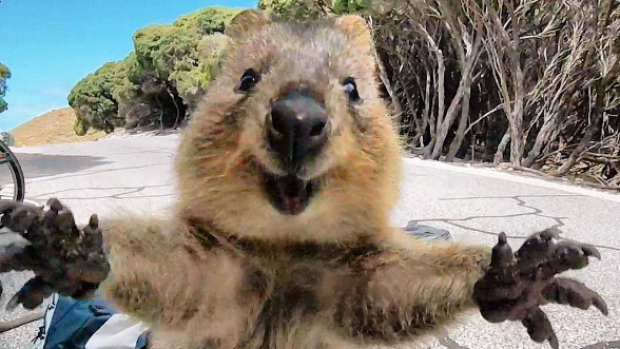
#> input picture quokka.png, 620 x 349 px
$ python Quokka_AR.py
#> lines starting #> are read from the running program, lines starting #| are printed output that depends on the picture; after the words box and inside, x2 and y2 are one past the last pixel; in counts of white or black regions, pixels touching at a corner belong together
""" Example of using OpenCV API to detect and draw checkerboard pattern"""
import numpy as np
import cv2
import glob

# These two imports are for the signal handler
import signal
import sys

#### Some helper functions #####
def reallyDestroyWindow(windowName) :
    ''' Bug in OpenCV's destroyWindow method, so... '''
    ''' This fix is from http://stackoverflow.com/questions/6116564/ '''
    cv2.destroyWindow(windowName)
    for i in range (1,5):
        cv2.waitKey(1)

def shutdown():
        ''' Call to shutdown camera and windows '''
        global cap
        cap.release()
        reallyDestroyWindow('img')

def signal_handler(signal, frame):
        ''' Signal handler for handling ctrl-c '''
        shutdown()
        sys.exit(0)

signal.signal(signal.SIGINT, signal_handler)
##########

# termination criteria
criteria = (cv2.TERM_CRITERIA_EPS + cv2.TERM_CRITERIA_MAX_ITER, 30, 0.001)

# YOU SHOULD SET THESE VALUES TO REFLECT THE SETUP
# OF YOUR CHECKERBOARD
WIDTH = 6
HEIGHT = 9

# prepare object points, like (0,0,0), (1,0,0), (2,0,0) ....,(6,5,0)
objp = np.zeros((WIDTH*HEIGHT,3), np.float32)
objp[:,:2] = np.mgrid[0:HEIGHT,0:WIDTH].T.reshape(-1,2)

# ROLL CAMERA
cap = cv2.VideoCapture(0)

## Step 0: Load the image you wish to overlay
images = glob.glob('quokka.png')
currentImage = 0

replaceImg = cv2.imread(images[currentImage])
#> replaceImg is the input picture: shape (349, 620, 3); mean B, G, R 115.9, 126.6, 133
rows, cols, ch = replaceImg.shape
#> rows = 349; cols = 620; ch = 3
# Corners of the image
pts1 = np.float32([[0, 0], [cols, 0], [cols, rows], [0, rows]])
#> pts1 = [[0, 0], [620, 0], [620, 349], [0, 349]]
# Mask Kernel
kernel = np.ones((3,3), np.uint8)

while (True):

    #capture a frame
    ret, img = cap.read()
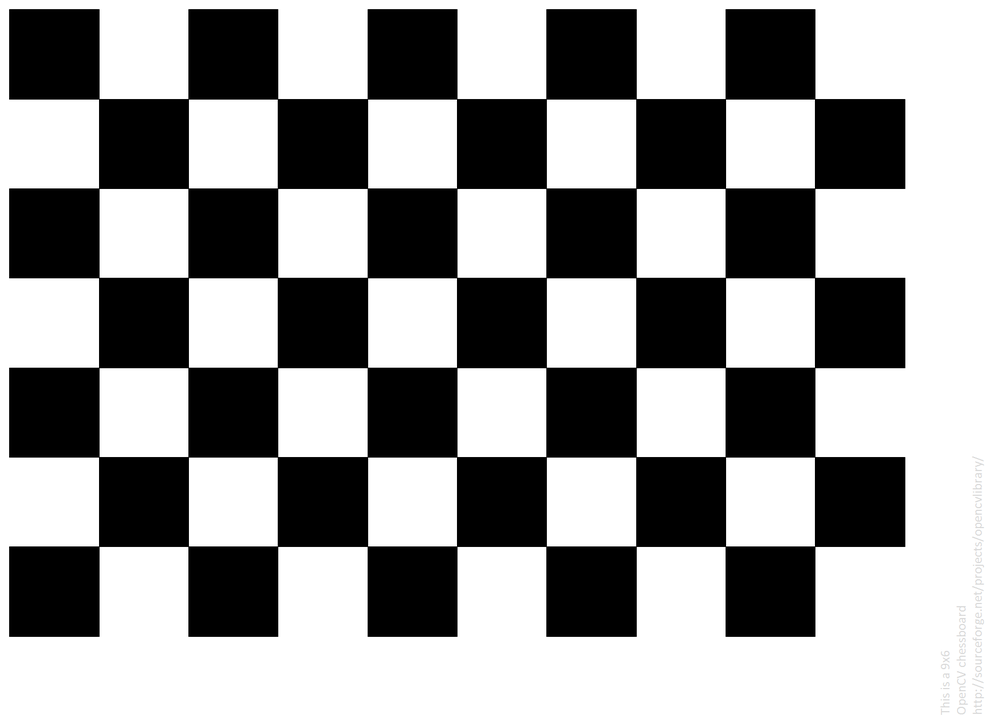
#> input picture pattern.png, 985 x 716 px, shrunk from 1830 x 1330 before the run, given in place of the camera
#> img is the input picture: shape (716, 985, 3); mean B, G, R 152.2, 152.2, 152.2

    # Our operations on the frame come here
    gray = cv2.cvtColor(img, cv2.COLOR_BGR2GRAY)

    # Find the chess board corners
    ret, corners = cv2.findChessboardCorners(gray, (HEIGHT, WIDTH), None)
#> ret = True; corners = 54 rows, first 8: [98.76, 98.76], [188.2, 98.77], [277.5, 98.78], [367.4, 98.7], [456.7, 98.78], [546.1, 98.77], [636, 98.78], [725.4, 98.74]


    # If found, add object points, image points (after refining them)
    if ret == True:
        # Corners of the chess board as were MOOOVING.
        pts2 = np.float32([corners[0, 0], corners[8, 0], corners[(WIDTH*HEIGHT)-1, 0], corners[(WIDTH*HEIGHT)-9, 0]])
#> pts2 = [[98.76, 98.76], [814.7, 98.74], [814.7, 546.3], [98.75, 546.3]]

        ## Step 2: Compute the homography
        # Cheating, big cheater, im a cheat( getting transformation matrix from OPENCV instead of computing it)
        # this is even better than findHomography. :)
        H = cv2.getPerspectiveTransform(pts1, pts2)
#> H = [[1.15, -7.63e-06, 98.76], [-4.6e-05, 1.28, 98.76], [-1.38e-07, -3.36e-09, 1]]
        rows, cols, _ = img.shape
#> rows = 716; cols = 985

        # Transforming source image
        tranny_source = cv2.warpPerspective(replaceImg, H, (cols, rows))
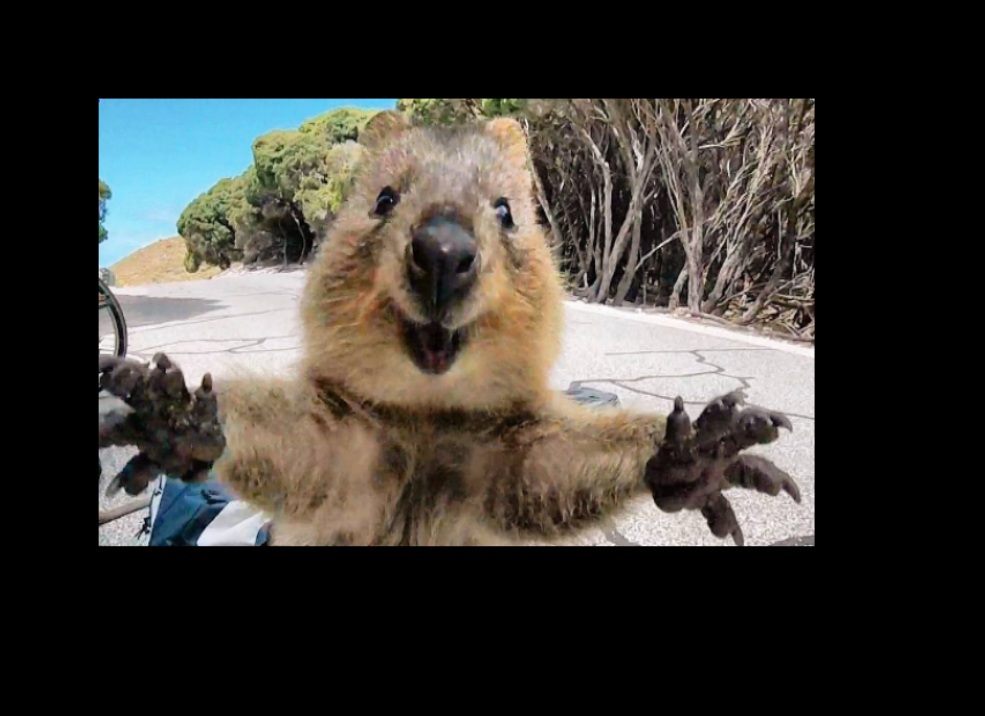
#> tranny_source: shape (716, 985, 3); mean B, G, R 52.7, 57.6, 60.4

        ### Step 3: Compute warped mask image
        ret, thresh = cv2.threshold(cv2.cvtColor(tranny_source, cv2.COLOR_BGR2GRAY), 10, 1, cv2.THRESH_BINARY_INV)
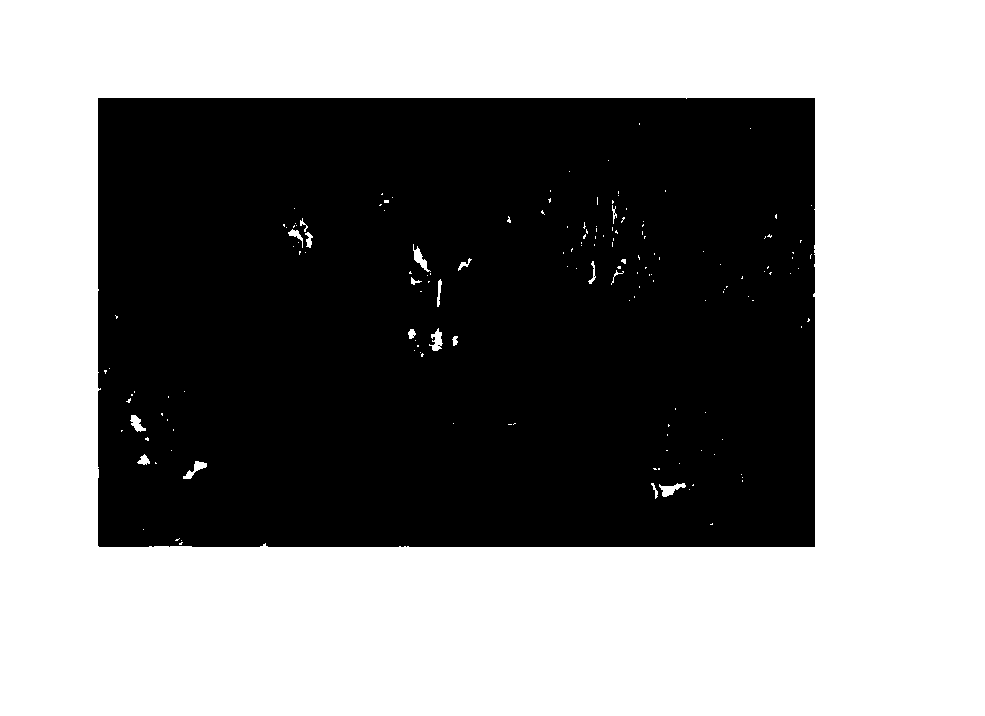
#> thresh: shape (716, 985); values 0 (black) and 1 (white), 54.7% white; 1 black region, box (x1, y1, x2, y2) and area: (98, 98, 815, 547) 319811

        ## Step 4: Compute warped overlay image
        mask = cv2.erode(thresh, kernel)
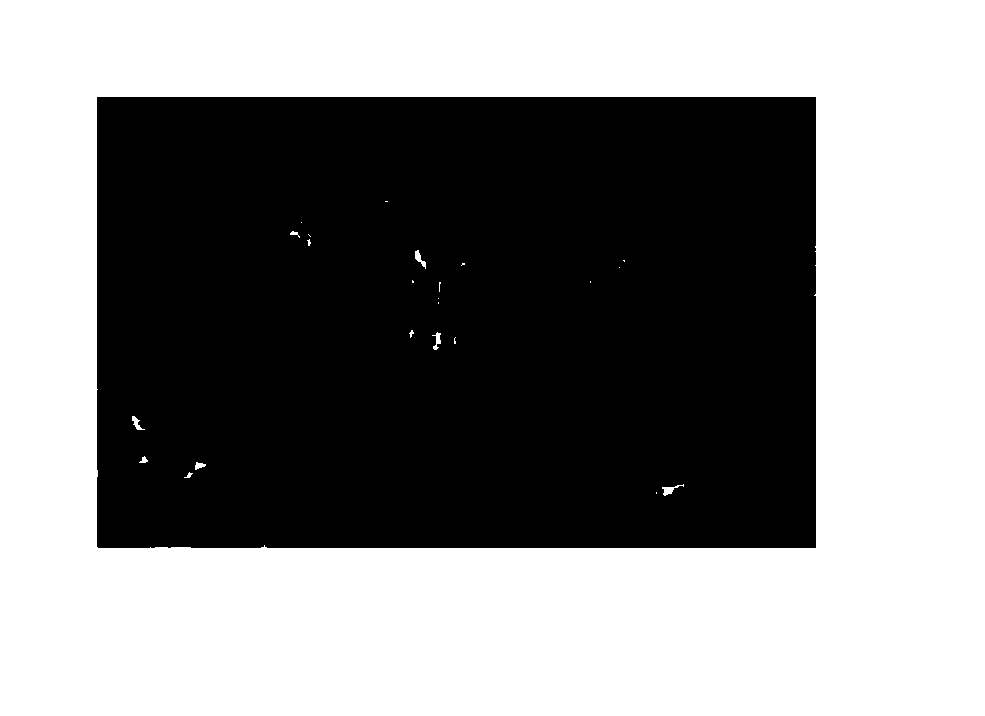
#> mask: shape (716, 985); values 0 (black) and 1 (white), 54.1% white; 1 black region, box (x1, y1, x2, y2) and area: (97, 97, 816, 548) 323656

        ## Step 5: Compute final image by combining the warped frame with the captured frame
        for c in range(0, 3):
            img[:, :, c] = tranny_source[:, :, c] * (1 - mask[:, :]) + img[:, :, c] * mask[:, :]
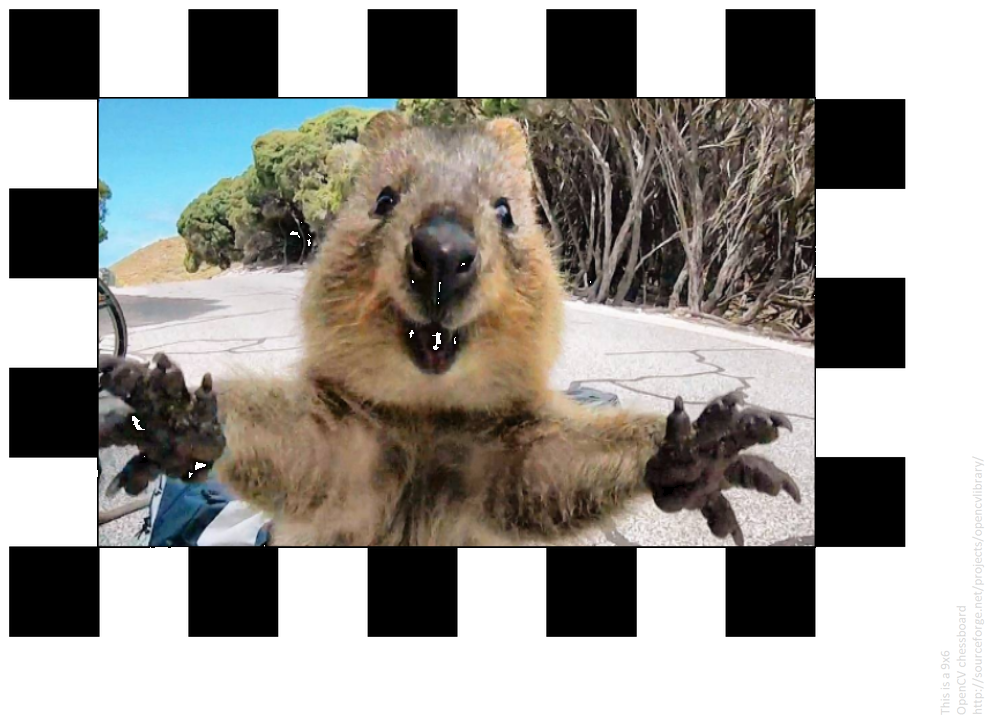
#> img: shape (716, 985, 3); mean B, G, R 147.2, 152, 154.9

    # SHOW ME SOMETHING PRETTY!
    cv2.imshow('img', img)

    # Wait for the key
    key = cv2.waitKey(1)
#> (key q is pressed here)

    if key == ord('q'):  # Quitting the window
        print("Quit")
        break

# COMPUTER VISION!!!!!!!!!!!!
# release everything
shutdown()
